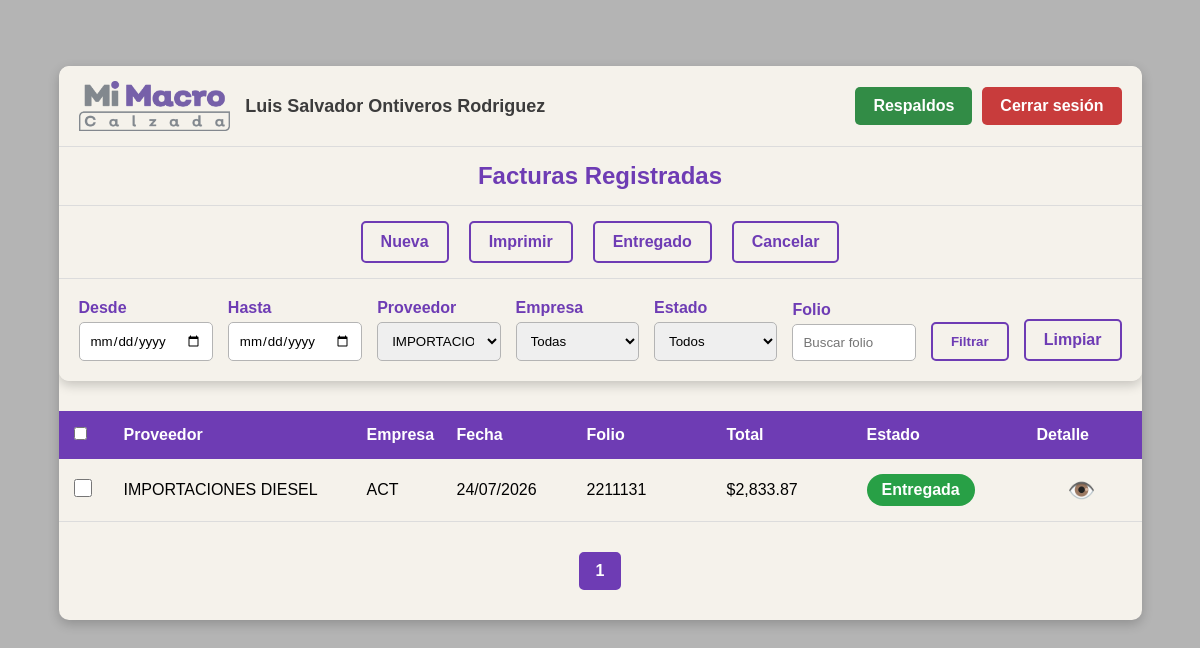
Page /facturas.php?id_provedor=35 (signed in) on the committed database.
### tables this page shows
CREATE TABLE `factura` (
  `id` int(11) NOT NULL,
  `id_empresa` int(11) NOT NULL,
  `id_provedor` int(11) NOT NULL,
  `folio` varchar(20) NOT NULL,
  `fecha` date NOT NULL,
  `total` decimal(10,2) NOT NULL,
  `estado` int(11) NOT NULL DEFAULT 0,
  `fecha_registro` date NOT NULL,
  `fecha_entregado` date DEFAULT NULL
);

CREATE TABLE `provedores` (
  `id` int(11) NOT NULL,
  `nombre` varchar(255) NOT NULL,
  `irs` int(11) NOT NULL DEFAULT 0,
  `eliminado` int(1) NOT NULL DEFAULT 0
);

### menu.php (the view, shortened to what this page needs)
<?php
$nombre = $_SESSION['nombreUser'];
?>
<div class="menu">
    <div class="fila1">
        <div class="usuario">
            <img src="admin/fotos/logo.png" class="logo" alt="Logo Sistema">
            <span>
                <?= htmlspecialchars($nombre) ?>
            </span>
        </div>
        <div class="accionesUsuario">
            <a
                href="respaldos.php"
                class="btnBackup">
                Respaldos
            </a>
            <a
                href="funciones/logout.php"
                class="btnSalir">
                Cerrar sesión
            </a>
        </div>
    </div>
    <div class="fila2">
        Facturas Registradas
    </div>
    <div class="fila3">
        <a href="factura_alta.php" class="btnMenu">
            Nueva
        </a>
        <a href="#" class="btnMenu" id="btnImprimir">
            Imprimir
        </a>
        <a href="#" class="btnMenu" id="btnEntregado">
            Entregado
        </a>
        <a href="#" class="btnMenu" id="btnCancelar">
            Cancelar
        </a>
    </div>
    <div class="fila4">
        <form action="facturas.php" method="GET" class="formFiltros">
            <div>
                <label>Desde</label>
                <input
                    type="date"
                    name="fecha_inicio"
                    value="<?= $_GET['fecha_inicio'] ?? '' ?>">
            </div>
            <div>
                <label>Hasta</label>
                <input
                    type="date"
                    name="fecha_fin"
                    value="<?= $_GET['fecha_fin'] ?? '' ?>">
            </div>
            <div>
                <label>Proveedor</label>
                <select name="id_provedor" class="filtroSelect">
                    <?php
                    $sql = "SELECT id, nombre
                            FROM provedores
                            WHERE eliminado = 0
                            ORDER BY nombre";
                    $res = $con->query($sql);
                    while($prov = $res->fetch_assoc()){
                    ?>
                        <option
                            value="<?= $prov['id'] ?>"
                            <?= (
                                isset($_GET['id_provedor']) &&
                                $_GET['id_provedor'] == $prov['id']
                            ) ? 'selected' : '' ?>>
                            <?= htmlspecialchars($prov['nombre']) ?>
                        </option>
                    <?php } ?>
                </select>
            </div>
            <div>
                <label>Empresa</label>
                <select name="id_empresa" class="filtroSelect">
                    <option value="">Todas</option>
                </select>
            </div>
            <div>
                <label>Estado</label>
                <select name="estado">
                    <option value="">Todos</option>
                </select>
            </div>
            <div>
                <label>Folio</label>
                <input
                    type="text"
                    name="folio"
                    placeholder="Buscar folio"
                    value="<?= $_GET['folio'] ?? '' ?>">
            </div>
            <button type="submit" class="btnMenu">
                Filtrar
            </button>
            <a href="facturas.php" class="btnMenu">
                Limpiar
            </a>
        </form>
    </div>
</div>

### facturas.php (shortened to what this page needs)
<?php
$con = conecta();
$fecha_inicio = isset($_GET['fecha_inicio']) ? $_GET['fecha_inicio'] : '';
$fecha_fin    = isset($_GET['fecha_fin'])    ? $_GET['fecha_fin']    : '';
$id_provedor  = isset($_GET['id_provedor'])  ? intval($_GET['id_provedor'])  : 0;
$id_empresa   = isset($_GET['id_empresa'])   ? intval($_GET['id_empresa'])   : 0;
$folio        = isset($_GET['folio'])        ? trim($_GET['folio'])        : '';
$estado       = isset($_GET['estado'])       ? $_GET['estado']             : '';
$where = "WHERE 1=1";
if($id_provedor > 0){
    $where .= " AND f.id_provedor = $id_provedor";
}
$registros_por_pagina = 30;
$pagina = isset($_GET['pagina']) ? intval($_GET['pagina']) : 1;
$inicio = ($pagina - 1) * $registros_por_pagina;
$sqlTotal = "SELECT COUNT(*) AS total
             FROM factura f
             INNER JOIN provedores p ON f.id_provedor = p.id
             INNER JOIN empresa e ON f.id_empresa = e.id
             $where";
$resTotal = $con->query($sqlTotal);
$filaTotal = $resTotal->fetch_assoc();
$total_registros = $filaTotal['total'];
$total_paginas = ceil($total_registros / $registros_por_pagina);
$sql = "SELECT
            f.id,
            f.id_empresa,
            p.nombre AS proveedor,
            e.nombre AS empresa,
            f.fecha,
            f.folio,
            f.total,
            f.estado
        FROM factura f
        INNER JOIN provedores p ON f.id_provedor = p.id
        INNER JOIN empresa e ON f.id_empresa = e.id
        $where
        ORDER BY f.fecha DESC
        LIMIT $inicio, $registros_por_pagina";
$resultado = $con->query($sql);
?>
<!DOCTYPE html>
<html lang="es">
<head>
    <link rel="stylesheet" href="css/facturas.css">
    <link rel="stylesheet" href="css/menu.css">
</head>
<body>
<div class="contenedor">
    <?php include("menu.php"); ?>
    <div class="encabezado">
        <div>
            <input
                type="checkbox"
                id="chkTodas"
                title="Seleccionar todas las facturas de esta página">
        </div>
        <div>Proveedor</div>
        <div>Empresa</div>
        <div>Fecha</div>
        <div>Folio</div>
        <div>Total</div>
        <div>Estado</div>
        <div>Detalle</div>
    </div>
    <?php while($fila = $resultado->fetch_assoc()){ ?>
        <?php
        $clase = "";
        $texto = "";
        switch($fila['estado']){
            case 2:
                $clase = "entregada";
                $texto = "Entregada";
                break;
        }
        switch($fila['id_empresa']){
            case 6:
                $empresa = "ACT";
                break;
        }
        ?>
        <div class="fila">
            <div>
                <input type="checkbox" class="chkFactura" value="<?= $fila['id'] ?>">
            </div>
            <div>
                <?= htmlspecialchars($fila['proveedor']) ?>
            </div>
            <div>
                <?= $empresa ?>
            </div>
            <div>
                <?= date('d/m/Y', strtotime($fila['fecha'])) ?>
            </div>
            <div>
                <?= htmlspecialchars($fila['folio']) ?>
            </div>
            <div>
                $<?= number_format($fila['total'], 2) ?>
            </div>
            <div>
                <span class="estado <?= $clase ?>">
                    <?= $texto ?>
                </span>
            </div>
            <div class="accion">
                <a href="factura_detalle.php?id=<?= $fila['id'] ?>">👁️</a>
            </div>
        </div>
    <?php } ?>
    <div class="paginacion">
        <?php for($i = 1; $i <= $total_paginas; $i++){ ?>
            <a
    href="?pagina=<?= $i ?>&fecha_inicio=<?= urlencode($fecha_inicio) ?>&fecha_fin=<?= urlencode($fecha_fin) ?>&id_provedor=<?= $id_provedor ?>&id_empresa=<?= $id_empresa ?>&folio=<?= urlencode($folio) ?>&estado=<?= urlencode($estado) ?>"
                class="<?= ($i == $pagina) ? 'actual' : '' ?>">
                <?= $i ?>
            </a>
        <?php } ?>
    </div>
</div>
</body>
</html>

### css/facturas.css (style rules this page uses)
* { margin: 0; padding: 0; box-sizing: border-box; font-family: Arial, Helvetica, sans-serif; }
body { background-color: rgb(180, 180, 180); min-height: 100vh; padding: 30px; margin: 3% 0; }
.contenedor { width: 95%; margin: auto; background-color: rgb(245, 242, 235); border-radius: 10px; overflow: hidden; box-shadow: 0px 4px 12px rgba(0, 0, 0, .2); }
.encabezado, .fila { display: grid; grid-template-columns: 50px 2fr 90px 130px 140px 140px 170px 90px; align-items: center; }
.encabezado { background-color: rgb(110, 60, 180); color: white; font-weight: bold; padding: 15px; }
.fila { padding: 15px; border-bottom: 1px solid rgb(220, 220, 220); }
.estado { display: inline-block; padding: 7px 15px; border-radius: 20px; color: white; font-weight: bold; text-align: center; }
.entregada { background-color: rgb(40, 160, 70); }
.accion { text-align: center; }
.accion a { text-decoration: none; font-size: 1.4rem; transition: .2s; }
.chkFactura { width: 18px; height: 18px; cursor: pointer; }
.paginacion { padding: 30px; display: flex; justify-content: center; gap: 10px; flex-wrap: wrap; }
.paginacion a { text-decoration: none; color: rgb(110, 60, 180); border: 2px solid rgb(110, 60, 180); padding: 8px 15px; border-radius: 5px; font-weight: bold; transition: .2s; }
.paginacion .actual { background-color: rgb(110, 60, 180); color: white; border: 2px solid rgb(110, 60, 180); padding: 8px 15px; border-radius: 5px; font-weight: bold; }

### css/menu.css (style rules this page uses)
.menu { width: 100%; margin-bottom: 30px; border-radius: 10px; overflow: hidden; box-shadow: 0px 4px 12px rgba(0, 0, 0, .2); }
.fila1 { background-color: rgb(245, 242, 235); padding: 15px 20px; display: flex; justify-content: space-between; align-items: center; }
.usuario { display: flex; align-items: center; gap: 15px; font-weight: bold; color: rgb(60, 60, 60); font-size: 18px; }
.logo { height: 50px; }
.fila2 { background-color: rgb(245, 242, 235); color: rgb(110, 60, 180); text-align: center; padding: 15px; font-size: 24px; font-weight: bold; border-top: 1px solid rgb(220, 220, 220); border-bottom: 1px solid rgb(220, 220, 220); }
.fila3 { background-color: rgb(245, 242, 235); padding: 15px; display: flex; justify-content: center; gap: 20px; flex-wrap: wrap; }
.btnMenu, .btnSalir { text-decoration: none; color: white; padding: 10px 18px; border-radius: 5px; font-weight: bold; transition: .2s; }
.btnMenu { text-decoration: none; color: rgb(110, 60, 180); border: 2px solid rgb(110, 60, 180); background-color: transparent; padding: 10px 18px; border-radius: 5px; font-weight: bold; transition: .2s; }
.btnSalir { background-color: rgb(200, 60, 60); }
.fila4 { background-color: rgb(245, 242, 235); border-top: 1px solid rgb(220, 220, 220); padding: 20px; }
.formFiltros { display: grid; grid-template-columns: repeat(6, 1fr) auto auto; gap: 15px; align-items: end; }
.formFiltros label { display: block; margin-bottom: 5px; color: rgb(110, 60, 180); font-weight: bold; }
.formFiltros input, .formFiltros select { width: 100%; padding: 10px; border: 1px solid rgb(180, 180, 180); border-radius: 5px; }
.accionesUsuario { display:flex; gap:10px; }
.btnBackup { text-decoration:none; background-color:rgb(50,140,70); color:white; padding:10px 18px; border-radius:5px; font-weight:bold; transition:.2s; }

### rows in the picture
factura: id_provedor.nombre "IMPORTACIONES DIESEL", id_empresa "ACT", fecha "24/07/2026", folio "2211131", total "2,833.87", estado "Entregada"

### other values in the picture
$nombre "Luis Salvador Ontiveros Rodriguez"
form field id_provedor "IMPORTACIONES DIESEL"
